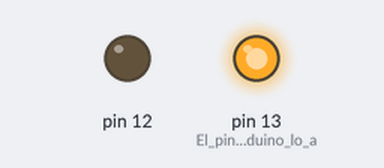
Simulated run of this sketch. Board: Arduino Uno, built with avr-gcc and run on an emulated ATmega328P. Parts: output pins drawn as LEDs (lit = HIGH).

Above: at 0.1 s.
Timing chart, 0 to 1.6 s (numbered marks = the images above):
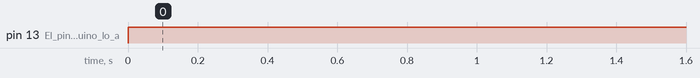

Measured:
- by itself, pin 13 (El_pin_1_del_arduino_lo_a): LOW → HIGH at 0.00 s

The sketch:

sketch_apr14a.ino
```cpp
int led1 = 1; // declaramos el led en el pin 12 del arduino

void setup()
{
pinMode(13, OUTPUT); //El pin 1 del arduino lo asignamos como salida para el led
pinMode(12,OUTPUT);
}
void loop()
{
  digitalWrite(13, HIGH);
  //delay(1000);
  //digitalWrite(13, LOW);
  //delay(1000);
}
```
